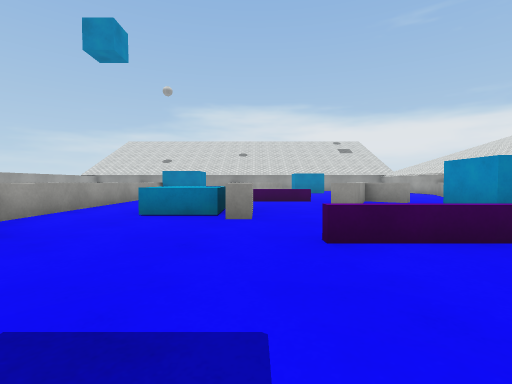
[1] (above)

20 first-person views from a walk through a 3-D level made in the Unity game engine. The camera is 0.58 m above the floor, tilts 2° down and sees 85° across. The floor is counted in squares, 1 m on a side. Each view is taken from the middle of a square. On the plan, view 1 faces up. The plan holds only what a view shows up to about 9 squares ahead; the rest is blank. The place goes on beyond the plan. The player is left out. Surface patterns are stand-ins for the level's own textures.

[2]
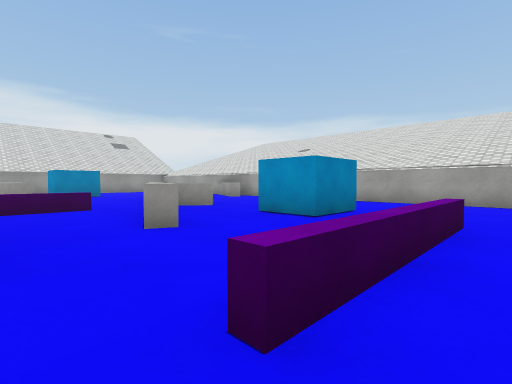

[3]
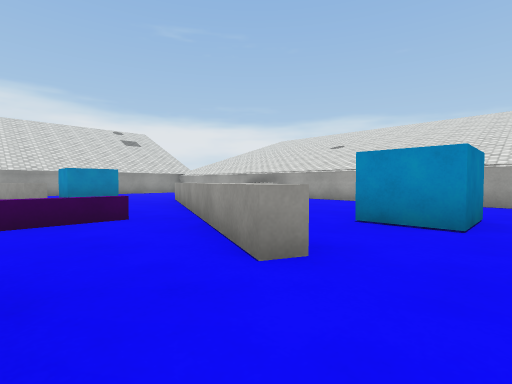

[4]
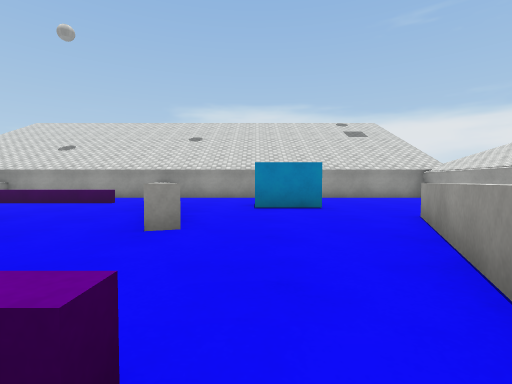

[5]
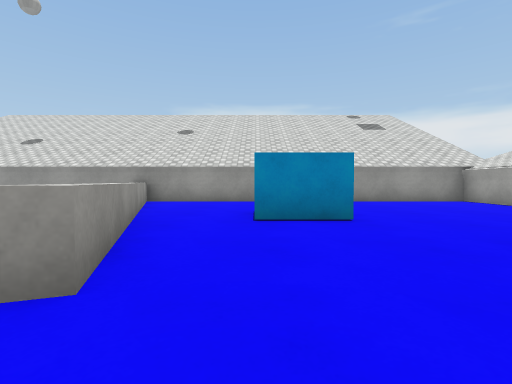

[6]
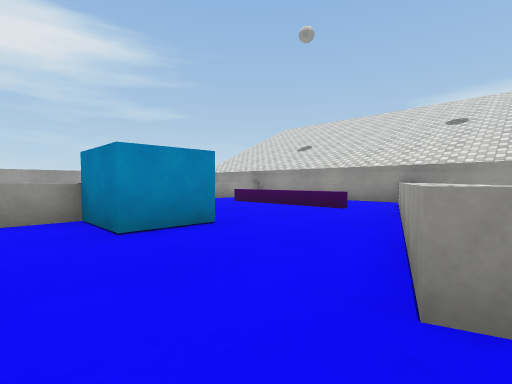

[7]
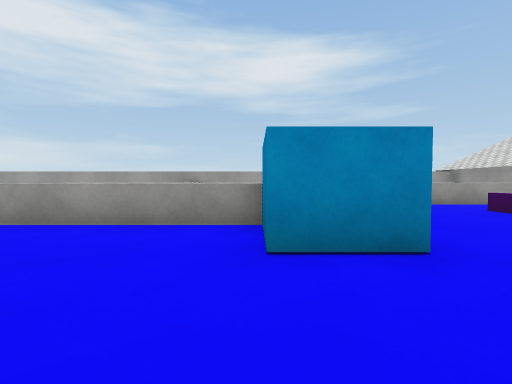

[8]
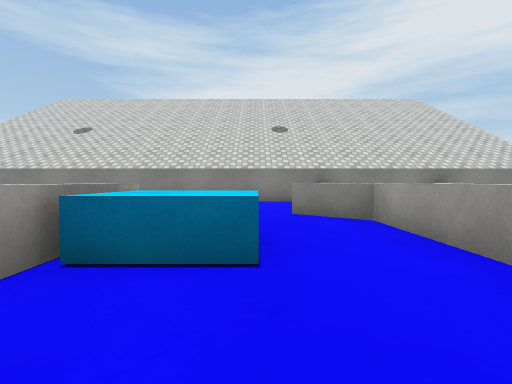

[9]
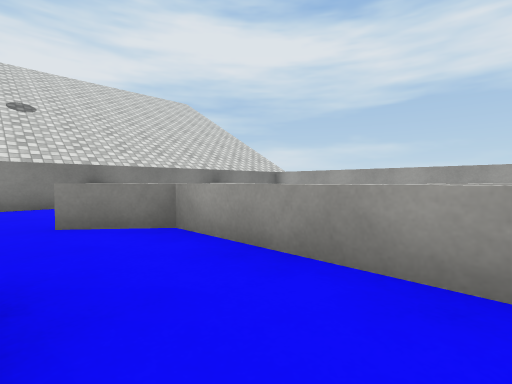

[10]
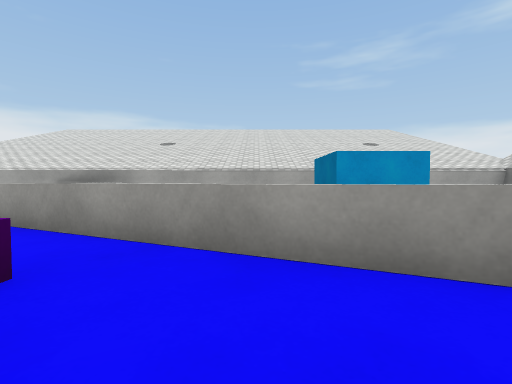

[11]
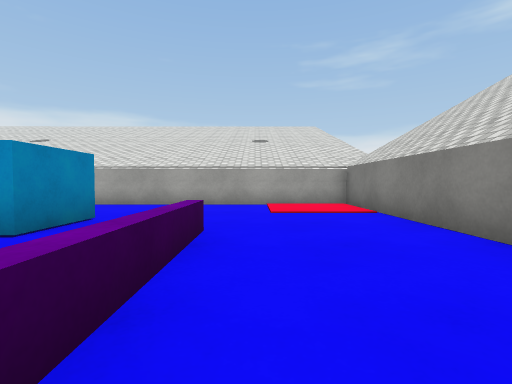

[12]
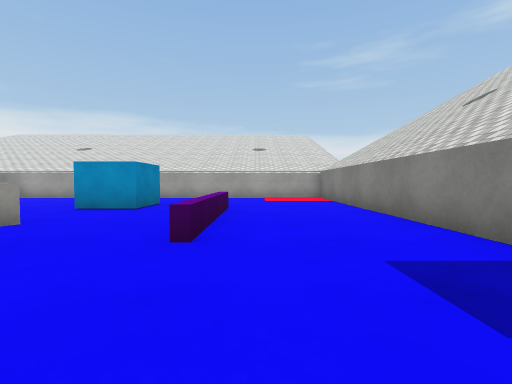

[13]
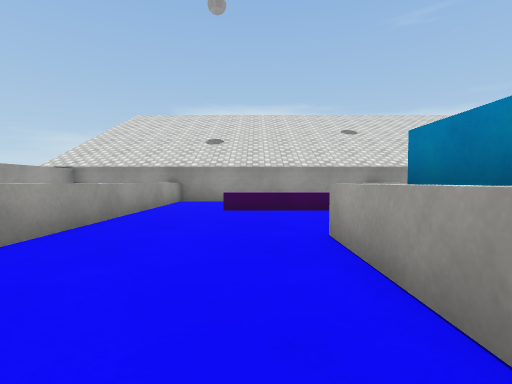

[14]
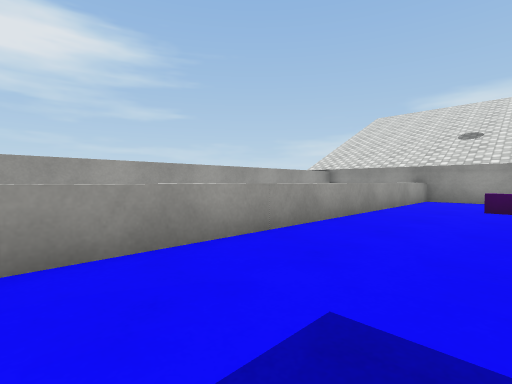

[15]
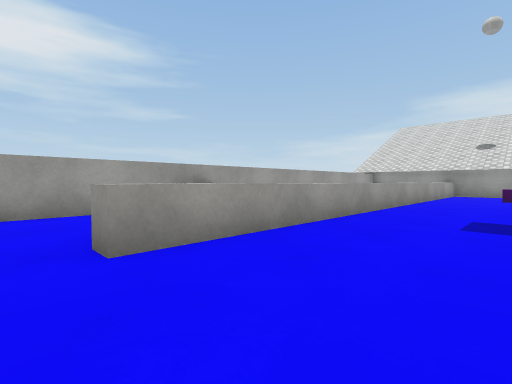

[16]
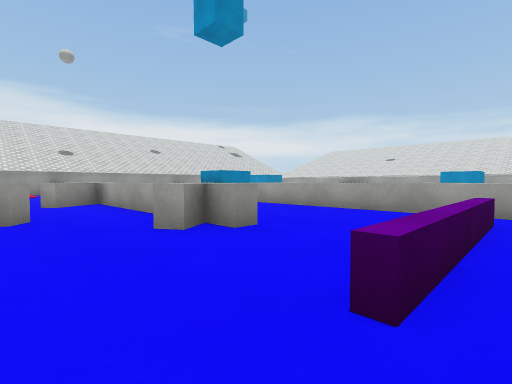

[17]
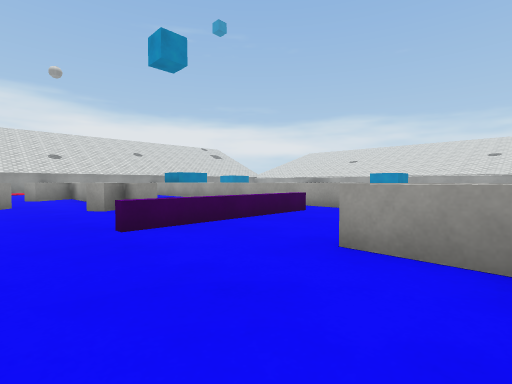

[18]
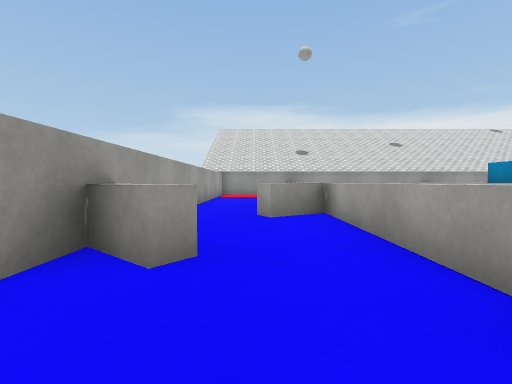

[19]
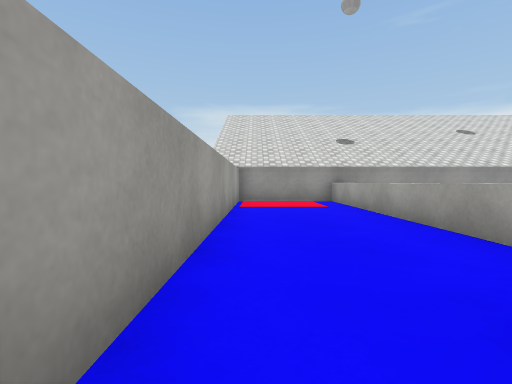

[20]
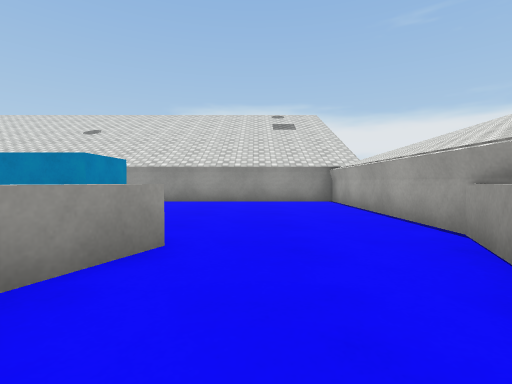

### Floor plan
Key: @ floor where view 1 was taken; # wall or solid block; x gap in a wall; . main floor; : floor 0.05 m higher than the main floor; = window, fence, low wall or low ledge; ^ raised ledge; B block.
Columns run from 11 left of view 1 to 9 right of it. Each row starts with its distance up from view 1.
 19 #####################
 18 #::.^.....^.........#
 17 #::.^.   .^... .....#
 16 #...^.===x^... .....#
 15 #...^......^.BB.....#
 14 #...^......^.BB.....#
 13 #...^..^...^.......##
 12 #...^..B B..^...^..#
 11 #..^^..BB......^..=#
 10 #...^..^.......^ . #
  9 #...^..^.. ^^.^ ...#
  8 #^..^..^.. ...^^...#
  7 #...B..^.....^.....#
  6 #..B#..^.BB^.^.BB..#
  5 #......^.BB^...BB..#
  4 #..====^...........#
  3 #.==..=^^...====...#
  2  ..... ^...........#
  1  ....  ^..........:#
  0  ...^  ^...@......:#
 -1  ###################

Positions as (right, up) in squares from view 1, and headings:
1: (0, 0), facing up
2: (0, 2), facing up-right
3: (0, 4), facing up-right
4: (2, 8), facing up
5: (2, 10), facing up
6: (1, 10), facing up-left
7: (0, 11), facing left
8: (-2, 8), facing down
9: (-2, 7), facing down-left
10: (0, 7), facing right
11: (1, 2), facing right
12: (-2, 2), facing right
13: (-5, 10), facing up
14: (-5, 9), facing up-left
15: (-5, 5), facing up-left
16: (-10, 3), facing up-right
17: (-10, 0), facing up-right
18: (-9, 6), facing up
19: (-10, 10), facing up
20: (6, 10), facing up
